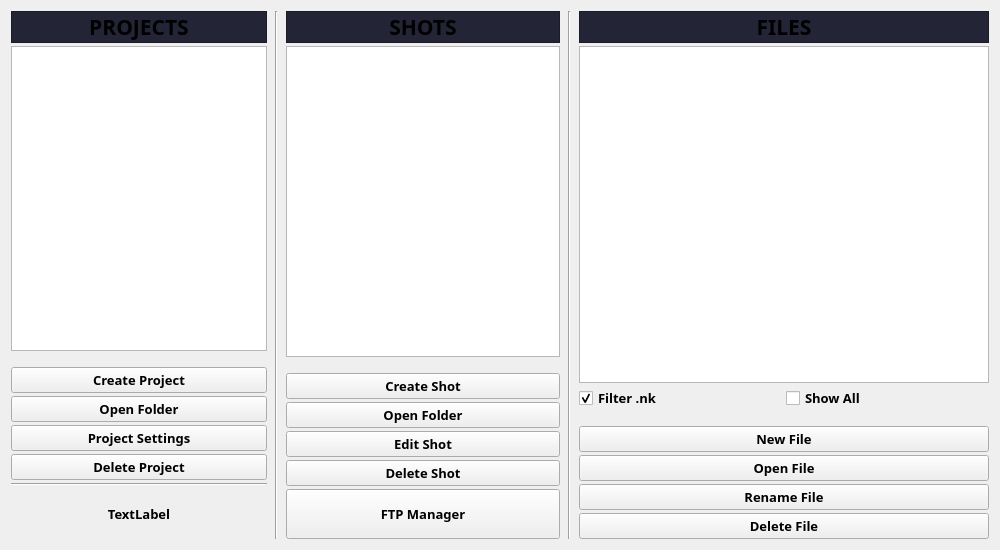
<?xml version="1.0" encoding="UTF-8"?>
<ui version="4.0">
 <class>Form</class>
 <widget class="QWidget" name="Form">
  <property name="geometry">
   <rect>
    <x>0</x>
    <y>0</y>
    <width>1000</width>
    <height>550</height>
   </rect>
  </property>
  <property name="minimumSize">
   <size>
    <width>1000</width>
    <height>550</height>
   </size>
  </property>
  <property name="font">
   <font>
    <family>Unispace</family>
    <pointsize>10</pointsize>
    <bold>true</bold>
    <underline>false</underline>
    <strikeout>false</strikeout>
   </font>
  </property>
  <property name="windowTitle">
   <string>Form</string>
  </property>
  <property name="autoFillBackground">
   <bool>false</bool>
  </property>
  <layout class="QGridLayout" name="gridLayout_2">
   <item row="0" column="0">
    <layout class="QHBoxLayout" name="horizontalLayout" stretch="0,0,2,0,3">
     <property name="spacing">
      <number>8</number>
     </property>
     <property name="sizeConstraint">
      <enum>QLayout::SizeConstraint::SetDefaultConstraint</enum>
     </property>
     <property name="leftMargin">
      <number>0</number>
     </property>
     <property name="topMargin">
      <number>0</number>
     </property>
     <property name="rightMargin">
      <number>0</number>
     </property>
     <property name="bottomMargin">
      <number>0</number>
     </property>
     <item>
      <layout class="QVBoxLayout" name="verticalLayout_2">
       <property name="spacing">
        <number>3</number>
       </property>
       <property name="bottomMargin">
        <number>0</number>
       </property>
       <item>
        <widget class="QLabel" name="lb_projects">
         <property name="maximumSize">
          <size>
           <width>16777215</width>
           <height>16777215</height>
          </size>
         </property>
         <property name="sizeIncrement">
          <size>
           <width>0</width>
           <height>0</height>
          </size>
         </property>
         <property name="baseSize">
          <size>
           <width>0</width>
           <height>0</height>
          </size>
         </property>
         <property name="font">
          <font>
           <family>Unispace</family>
           <pointsize>16</pointsize>
           <italic>false</italic>
           <bold>true</bold>
           <underline>false</underline>
           <strikeout>false</strikeout>
          </font>
         </property>
         <property name="layoutDirection">
          <enum>Qt::LayoutDirection::LeftToRight</enum>
         </property>
         <property name="autoFillBackground">
          <bool>false</bool>
         </property>
         <property name="styleSheet">
          <string notr="true">background-color: rgb(35, 36, 54);</string>
         </property>
         <property name="inputMethodHints">
          <set>Qt::InputMethodHint::ImhNoEditMenu</set>
         </property>
         <property name="frameShape">
          <enum>QFrame::Shape::StyledPanel</enum>
         </property>
         <property name="frameShadow">
          <enum>QFrame::Shadow::Raised</enum>
         </property>
         <property name="lineWidth">
          <number>1</number>
         </property>
         <property name="midLineWidth">
          <number>0</number>
         </property>
         <property name="text">
          <string>PROJECTS</string>
         </property>
         <property name="textFormat">
          <enum>Qt::TextFormat::PlainText</enum>
         </property>
         <property name="alignment">
          <set>Qt::AlignmentFlag::AlignCenter</set>
         </property>
         <property name="margin">
          <number>5</number>
         </property>
        </widget>
       </item>
       <item>
        <widget class="QListWidget" name="lw_project_list">
         <property name="minimumSize">
          <size>
           <width>0</width>
           <height>0</height>
          </size>
         </property>
         <property name="font">
          <font>
           <family>Unispace</family>
           <pointsize>14</pointsize>
           <bold>true</bold>
           <underline>false</underline>
           <strikeout>false</strikeout>
          </font>
         </property>
         <property name="mouseTracking">
          <bool>false</bool>
         </property>
         <property name="tabletTracking">
          <bool>false</bool>
         </property>
         <property name="autoFillBackground">
          <bool>false</bool>
         </property>
         <property name="autoScroll">
          <bool>true</bool>
         </property>
         <property name="alternatingRowColors">
          <bool>false</bool>
         </property>
         <property name="selectionMode">
          <enum>QAbstractItemView::SelectionMode::SingleSelection</enum>
         </property>
         <property name="isWrapping" stdset="0">
          <bool>false</bool>
         </property>
         <property name="layoutMode">
          <enum>QListView::LayoutMode::SinglePass</enum>
         </property>
        </widget>
       </item>
       <item>
        <spacer name="verticalSpacer">
         <property name="orientation">
          <enum>Qt::Orientation::Vertical</enum>
         </property>
         <property name="sizeType">
          <enum>QSizePolicy::Policy::Minimum</enum>
         </property>
         <property name="sizeHint" stdset="0">
          <size>
           <width>13</width>
           <height>13</height>
          </size>
         </property>
        </spacer>
       </item>
       <item>
        <widget class="QPushButton" name="pb_create_project">
         <property name="minimumSize">
          <size>
           <width>0</width>
           <height>25</height>
          </size>
         </property>
         <property name="font">
          <font>
           <family>Unispace</family>
           <pointsize>10</pointsize>
           <bold>true</bold>
           <underline>false</underline>
           <strikeout>false</strikeout>
          </font>
         </property>
         <property name="text">
          <string>Create Project</string>
         </property>
        </widget>
       </item>
       <item>
        <widget class="QPushButton" name="pb_open_project_folder">
         <property name="text">
          <string>Open Folder</string>
         </property>
        </widget>
       </item>
       <item>
        <widget class="QPushButton" name="pb_project_settings">
         <property name="minimumSize">
          <size>
           <width>0</width>
           <height>25</height>
          </size>
         </property>
         <property name="font">
          <font>
           <family>Unispace</family>
           <pointsize>10</pointsize>
           <bold>true</bold>
           <underline>false</underline>
           <strikeout>false</strikeout>
          </font>
         </property>
         <property name="text">
          <string>Project Settings</string>
         </property>
        </widget>
       </item>
       <item>
        <widget class="QPushButton" name="pb_delete_project">
         <property name="minimumSize">
          <size>
           <width>0</width>
           <height>25</height>
          </size>
         </property>
         <property name="font">
          <font>
           <family>Unispace</family>
           <pointsize>10</pointsize>
           <bold>true</bold>
           <underline>false</underline>
           <strikeout>false</strikeout>
          </font>
         </property>
         <property name="text">
          <string>Delete Project</string>
         </property>
        </widget>
       </item>
       <item>
        <widget class="Line" name="line_3">
         <property name="orientation">
          <enum>Qt::Orientation::Horizontal</enum>
         </property>
        </widget>
       </item>
       <item>
        <layout class="QHBoxLayout" name="horizontalLayout_2">
         <item>
          <widget class="QLabel" name="lb_github_logo">
           <property name="minimumSize">
            <size>
             <width>200</width>
             <height>50</height>
            </size>
           </property>
           <property name="maximumSize">
            <size>
             <width>200</width>
             <height>50</height>
            </size>
           </property>
           <property name="text">
            <string>TextLabel</string>
           </property>
           <property name="alignment">
            <set>Qt::AlignmentFlag::AlignCenter</set>
           </property>
          </widget>
         </item>
        </layout>
       </item>
      </layout>
     </item>
     <item>
      <widget class="Line" name="line">
       <property name="minimumSize">
        <size>
         <width>0</width>
         <height>0</height>
        </size>
       </property>
       <property name="orientation">
        <enum>Qt::Orientation::Vertical</enum>
       </property>
      </widget>
     </item>
     <item>
      <layout class="QVBoxLayout" name="verticalLayout_3">
       <property name="spacing">
        <number>3</number>
       </property>
       <property name="bottomMargin">
        <number>0</number>
       </property>
       <item>
        <widget class="QLabel" name="lb_shots">
         <property name="maximumSize">
          <size>
           <width>16777215</width>
           <height>16777215</height>
          </size>
         </property>
         <property name="sizeIncrement">
          <size>
           <width>0</width>
           <height>0</height>
          </size>
         </property>
         <property name="baseSize">
          <size>
           <width>0</width>
           <height>0</height>
          </size>
         </property>
         <property name="font">
          <font>
           <family>Unispace</family>
           <pointsize>16</pointsize>
           <italic>false</italic>
           <bold>true</bold>
           <underline>false</underline>
           <strikeout>false</strikeout>
          </font>
         </property>
         <property name="layoutDirection">
          <enum>Qt::LayoutDirection::LeftToRight</enum>
         </property>
         <property name="autoFillBackground">
          <bool>false</bool>
         </property>
         <property name="styleSheet">
          <string notr="true">background-color: rgb(35, 36, 54);</string>
         </property>
         <property name="inputMethodHints">
          <set>Qt::InputMethodHint::ImhNoEditMenu</set>
         </property>
         <property name="frameShape">
          <enum>QFrame::Shape::StyledPanel</enum>
         </property>
         <property name="frameShadow">
          <enum>QFrame::Shadow::Raised</enum>
         </property>
         <property name="lineWidth">
          <number>1</number>
         </property>
         <property name="midLineWidth">
          <number>0</number>
         </property>
         <property name="text">
          <string>SHOTS</string>
         </property>
         <property name="textFormat">
          <enum>Qt::TextFormat::PlainText</enum>
         </property>
         <property name="alignment">
          <set>Qt::AlignmentFlag::AlignCenter</set>
         </property>
         <property name="margin">
          <number>5</number>
         </property>
        </widget>
       </item>
       <item>
        <widget class="QListWidget" name="lw_shot_list">
         <property name="minimumSize">
          <size>
           <width>250</width>
           <height>0</height>
          </size>
         </property>
         <property name="font">
          <font>
           <family>Unispace</family>
           <pointsize>12</pointsize>
           <bold>true</bold>
           <underline>false</underline>
           <strikeout>false</strikeout>
          </font>
         </property>
        </widget>
       </item>
       <item>
        <spacer name="verticalSpacer_2">
         <property name="orientation">
          <enum>Qt::Orientation::Vertical</enum>
         </property>
         <property name="sizeType">
          <enum>QSizePolicy::Policy::Minimum</enum>
         </property>
         <property name="sizeHint" stdset="0">
          <size>
           <width>13</width>
           <height>13</height>
          </size>
         </property>
        </spacer>
       </item>
       <item>
        <widget class="QPushButton" name="pb_create_shot">
         <property name="minimumSize">
          <size>
           <width>0</width>
           <height>25</height>
          </size>
         </property>
         <property name="font">
          <font>
           <family>Unispace</family>
           <pointsize>10</pointsize>
           <bold>true</bold>
           <underline>false</underline>
           <strikeout>false</strikeout>
          </font>
         </property>
         <property name="text">
          <string>Create Shot</string>
         </property>
        </widget>
       </item>
       <item>
        <widget class="QPushButton" name="pb_open_shot_folder">
         <property name="text">
          <string>Open Folder</string>
         </property>
        </widget>
       </item>
       <item>
        <widget class="QPushButton" name="pb_edit_shot">
         <property name="text">
          <string>Edit Shot</string>
         </property>
        </widget>
       </item>
       <item>
        <widget class="QPushButton" name="pb_delete_shot">
         <property name="minimumSize">
          <size>
           <width>0</width>
           <height>25</height>
          </size>
         </property>
         <property name="font">
          <font>
           <family>Unispace</family>
           <pointsize>10</pointsize>
           <bold>true</bold>
           <underline>false</underline>
           <strikeout>false</strikeout>
          </font>
         </property>
         <property name="text">
          <string>Delete Shot</string>
         </property>
        </widget>
       </item>
       <item>
        <widget class="QPushButton" name="pb_ftp_manager">
         <property name="minimumSize">
          <size>
           <width>0</width>
           <height>50</height>
          </size>
         </property>
         <property name="font">
          <font>
           <family>Unispace</family>
           <pointsize>10</pointsize>
           <bold>true</bold>
           <underline>false</underline>
           <strikeout>false</strikeout>
          </font>
         </property>
         <property name="text">
          <string>FTP Manager</string>
         </property>
        </widget>
       </item>
      </layout>
     </item>
     <item>
      <widget class="Line" name="line_2">
       <property name="orientation">
        <enum>Qt::Orientation::Vertical</enum>
       </property>
      </widget>
     </item>
     <item>
      <layout class="QVBoxLayout" name="verticalLayout_4" stretch="0,0,0,0,0,0,0,0">
       <property name="spacing">
        <number>3</number>
       </property>
       <item>
        <widget class="QLabel" name="lb_files">
         <property name="maximumSize">
          <size>
           <width>16777215</width>
           <height>16777215</height>
          </size>
         </property>
         <property name="sizeIncrement">
          <size>
           <width>0</width>
           <height>0</height>
          </size>
         </property>
         <property name="baseSize">
          <size>
           <width>0</width>
           <height>0</height>
          </size>
         </property>
         <property name="font">
          <font>
           <family>Unispace</family>
           <pointsize>16</pointsize>
           <italic>false</italic>
           <bold>true</bold>
           <underline>false</underline>
           <strikeout>false</strikeout>
          </font>
         </property>
         <property name="layoutDirection">
          <enum>Qt::LayoutDirection::LeftToRight</enum>
         </property>
         <property name="autoFillBackground">
          <bool>false</bool>
         </property>
         <property name="styleSheet">
          <string notr="true">background-color: rgb(35, 36, 54);</string>
         </property>
         <property name="inputMethodHints">
          <set>Qt::InputMethodHint::ImhNoEditMenu</set>
         </property>
         <property name="frameShape">
          <enum>QFrame::Shape::StyledPanel</enum>
         </property>
         <property name="frameShadow">
          <enum>QFrame::Shadow::Raised</enum>
         </property>
         <property name="lineWidth">
          <number>1</number>
         </property>
         <property name="midLineWidth">
          <number>0</number>
         </property>
         <property name="text">
          <string>FILES</string>
         </property>
         <property name="textFormat">
          <enum>Qt::TextFormat::PlainText</enum>
         </property>
         <property name="alignment">
          <set>Qt::AlignmentFlag::AlignCenter</set>
         </property>
         <property name="margin">
          <number>5</number>
         </property>
        </widget>
       </item>
       <item>
        <widget class="QListWidget" name="lw_file_list">
         <property name="minimumSize">
          <size>
           <width>0</width>
           <height>0</height>
          </size>
         </property>
         <property name="font">
          <font>
           <family>Unispace</family>
           <pointsize>10</pointsize>
           <bold>true</bold>
           <underline>false</underline>
           <strikeout>false</strikeout>
          </font>
         </property>
        </widget>
       </item>
       <item>
        <layout class="QGridLayout" name="gridLayout">
         <item row="0" column="0">
          <widget class="QCheckBox" name="cb_filter_nk">
           <property name="text">
            <string>Filter .nk</string>
           </property>
           <property name="checked">
            <bool>true</bool>
           </property>
          </widget>
         </item>
         <item row="0" column="1">
          <widget class="QCheckBox" name="cb_show_all">
           <property name="text">
            <string>Show All</string>
           </property>
          </widget>
         </item>
        </layout>
       </item>
       <item>
        <spacer name="verticalSpacer_3">
         <property name="orientation">
          <enum>Qt::Orientation::Vertical</enum>
         </property>
         <property name="sizeType">
          <enum>QSizePolicy::Policy::Minimum</enum>
         </property>
         <property name="sizeHint" stdset="0">
          <size>
           <width>88</width>
           <height>13</height>
          </size>
         </property>
        </spacer>
       </item>
       <item>
        <widget class="QPushButton" name="pb_new_file">
         <property name="minimumSize">
          <size>
           <width>0</width>
           <height>25</height>
          </size>
         </property>
         <property name="font">
          <font>
           <family>Unispace</family>
           <pointsize>10</pointsize>
           <bold>true</bold>
           <underline>false</underline>
           <strikeout>false</strikeout>
          </font>
         </property>
         <property name="text">
          <string>New File</string>
         </property>
        </widget>
       </item>
       <item>
        <widget class="QPushButton" name="pb_open_file">
         <property name="font">
          <font>
           <family>Unispace</family>
           <pointsize>10</pointsize>
           <bold>true</bold>
           <underline>false</underline>
           <strikeout>false</strikeout>
          </font>
         </property>
         <property name="text">
          <string>Open File</string>
         </property>
        </widget>
       </item>
       <item>
        <widget class="QPushButton" name="pb_rename_file">
         <property name="text">
          <string>Rename File</string>
         </property>
        </widget>
       </item>
       <item>
        <widget class="QPushButton" name="pb_delete_file">
         <property name="minimumSize">
          <size>
           <width>0</width>
           <height>25</height>
          </size>
         </property>
         <property name="font">
          <font>
           <family>Unispace</family>
           <pointsize>10</pointsize>
           <bold>true</bold>
           <underline>false</underline>
           <strikeout>false</strikeout>
          </font>
         </property>
         <property name="text">
          <string>Delete File</string>
         </property>
        </widget>
       </item>
      </layout>
     </item>
    </layout>
   </item>
  </layout>
 </widget>
 <resources/>
 <connections/>
</ui>
